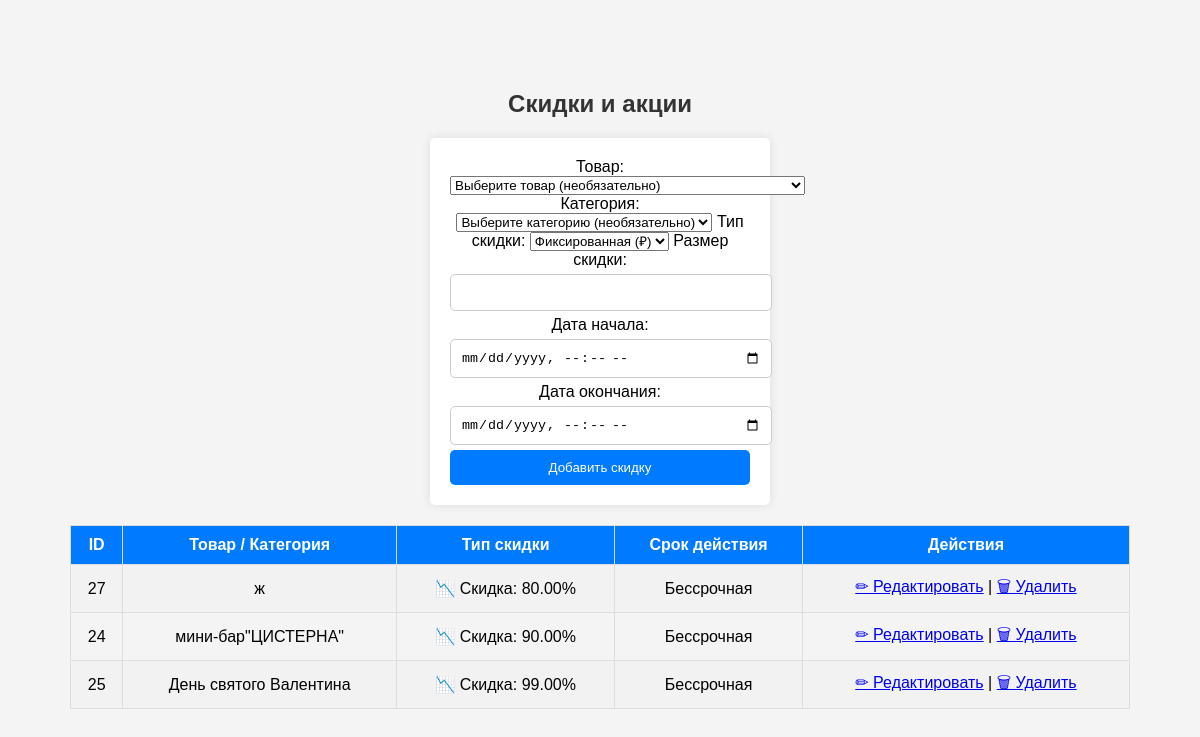
The page /admin/discounts.php (signed in) on the database as committed earlier.
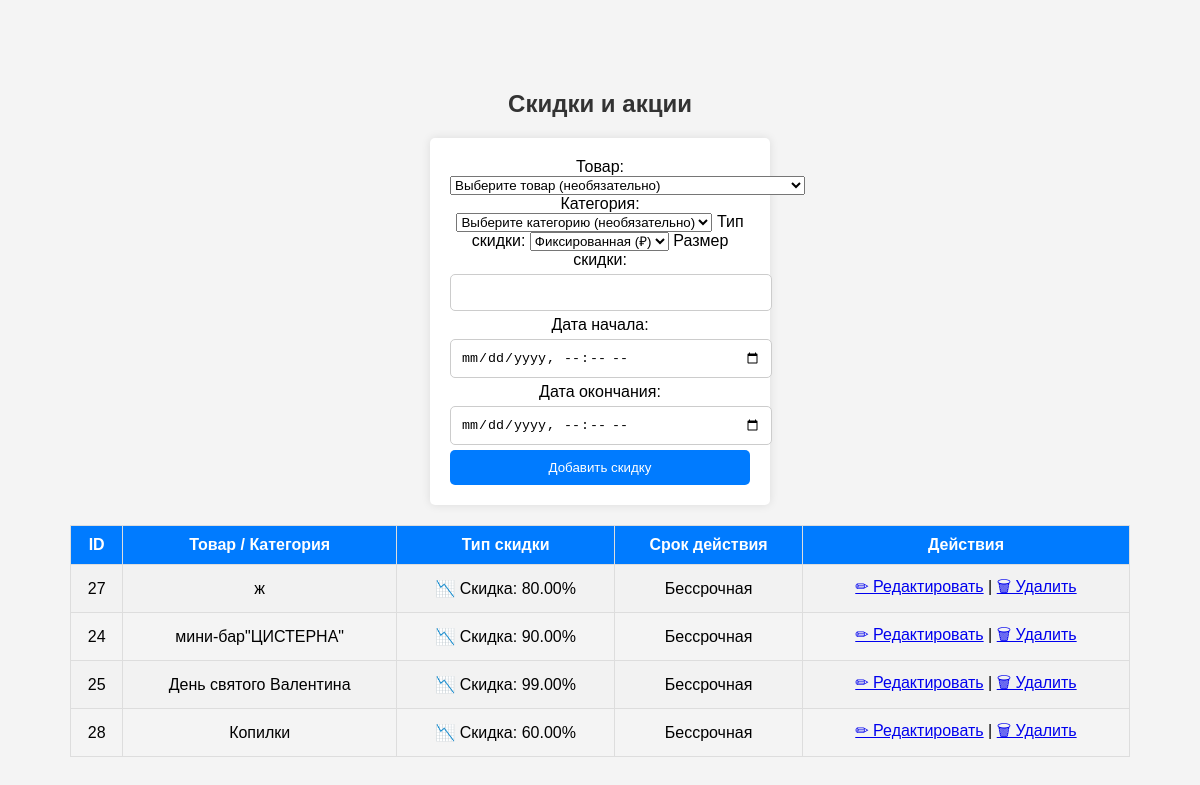
The same page on the database as committed later.
### tables this page shows
CREATE TABLE `discounts` (
  `id` int(11) NOT NULL AUTO_INCREMENT,
  `product_id` int(11) DEFAULT NULL,
  `category_id` int(11) DEFAULT NULL,
  `discount_type` enum('fixed','percentage') NOT NULL,
  `discount_value` decimal(10,2) NOT NULL,
  `start_date` datetime DEFAULT NULL,
  `end_date` datetime DEFAULT NULL,
  PRIMARY KEY (`id`),
  KEY `product_id` (`product_id`),
  KEY `category_id` (`category_id`),
  CONSTRAINT `discounts_ibfk_1` FOREIGN KEY (`product_id`) REFERENCES `products` (`id`) ON DELETE CASCADE,
  CONSTRAINT `discounts_ibfk_2` FOREIGN KEY (`category_id`) REFERENCES `categories` (`id`) ON DELETE CASCADE
);

CREATE TABLE `categories` (
  `id` int(11) NOT NULL AUTO_INCREMENT,
  `name` varchar(100) NOT NULL,
  `seo_title` varchar(255) DEFAULT NULL,
  `seo_description` text DEFAULT NULL,
  `seo_keywords` text DEFAULT NULL,
  `slug` varchar(255) DEFAULT NULL,
  PRIMARY KEY (`id`),
  UNIQUE KEY `name` (`name`),
  UNIQUE KEY `slug` (`slug`)
);

CREATE TABLE `products` (
  `id` int(11) NOT NULL AUTO_INCREMENT,
  `name` varchar(255) NOT NULL,
  `description` text DEFAULT NULL,
  `price` decimal(10,2) NOT NULL,
  `image` varchar(255) DEFAULT NULL,
  `stock` int(11) DEFAULT 0,
  `created_at` timestamp NOT NULL DEFAULT current_timestamp(),
  `category_id` int(11) NOT NULL,
  `images` text DEFAULT NULL,
  `sku` varchar(50) NOT NULL,
  `subcategory` varchar(100) NOT NULL,
  `size` varchar(50) NOT NULL,
  `material` varchar(100) NOT NULL,
  `status` tinyint(1) NOT NULL DEFAULT 1,
  `slug` varchar(255) NOT NULL,
  `seo_title` varchar(255) DEFAULT NULL,
  `seo_description` text DEFAULT NULL,
  `seo_keywords` varchar(255) DEFAULT NULL,
  PRIMARY KEY (`id`),
  UNIQUE KEY `slug` (`slug`)
);

### admin/discounts.php (the view, shortened to what this page needs)
<?php
require_once '../database/db.php';
$discounts = $conn->query("SELECT d.*, p.name AS product_name, c.name AS category_name
                           FROM discounts d
                           LEFT JOIN products p ON d.product_id = p.id
                           LEFT JOIN categories c ON d.category_id = c.id
                           ORDER BY d.end_date DESC")->fetchAll(PDO::FETCH_ASSOC);
?>
<!DOCTYPE html>
<html lang="ru">
<head>
    <link rel="stylesheet" href="styles.css">
</head>
<body>
<h2>Скидки и акции</h2>
<form method="POST" action="add_discount.php">
    <label>Товар:</label>
    <select name="product_id">
        <option value="">Выберите товар (необязательно)</option>
    </select>
    <label>Категория:</label>
    <select name="category_id">
        <option value="">Выберите категорию (необязательно)</option>
    </select>
    <label>Тип скидки:</label>
    <select name="discount_type" required>
        <option value="fixed">Фиксированная (₽)</option>
    </select>
    <label>Размер скидки:</label>
    <input type="number" step="0.01" name="discount_value" required>
    <label>Дата начала:</label>
    <input type="datetime-local" name="start_date">
    <label>Дата окончания:</label>
    <input type="datetime-local" name="end_date">
    <button type="submit">Добавить скидку</button>
</form>
<table border="1">
    <tr>
        <th>ID</th>
        <th>Товар / Категория</th>
        <th>Тип скидки</th>
        <th>Срок действия</th>
        <th>Действия</th>
    </tr>
    <?php foreach ($discounts as $d): ?>
    <tr>
        <td><?= $d['id']; ?></td>
        <td><?= $d['product_name'] ?? $d['category_name'] ?? 'Все товары'; ?></td>
        <td>
    <?php if ($d['discount_type'] == 'fixed'): ?>
        💵 Скидка: <?= "₽ " . number_format($d['discount_value'], 2, '.', ''); ?>
    <?php elseif ($d['discount_type'] == 'percentage'): ?>
        📉 Скидка: <?= $d['discount_value'] . "%"; ?>
    <?php else: ?>
        ❌ Ошибка: нет данных
    <?php endif; ?>
</td>
        <td><?= $d['start_date'] ? $d['start_date'] . ' - ' . $d['end_date'] : 'Бессрочная'; ?></td>
        <td>
        <a href="edit_discount.php?id=<?= $d['id']; ?>">✏ Редактировать</a> |
    <a href="delete_discount.php?id=<?= $d['id']; ?>" onclick="return confirm('Удалить скидку?');">🗑 Удалить</a>   </td>
    </tr>
    <?php endforeach; ?>
</table>
</body>
</html>

Rows that differ between the two databases and show on the page:
added discounts: id "28", category.name "Копилки", discount_value "60.00", shows "Бессрочная"
